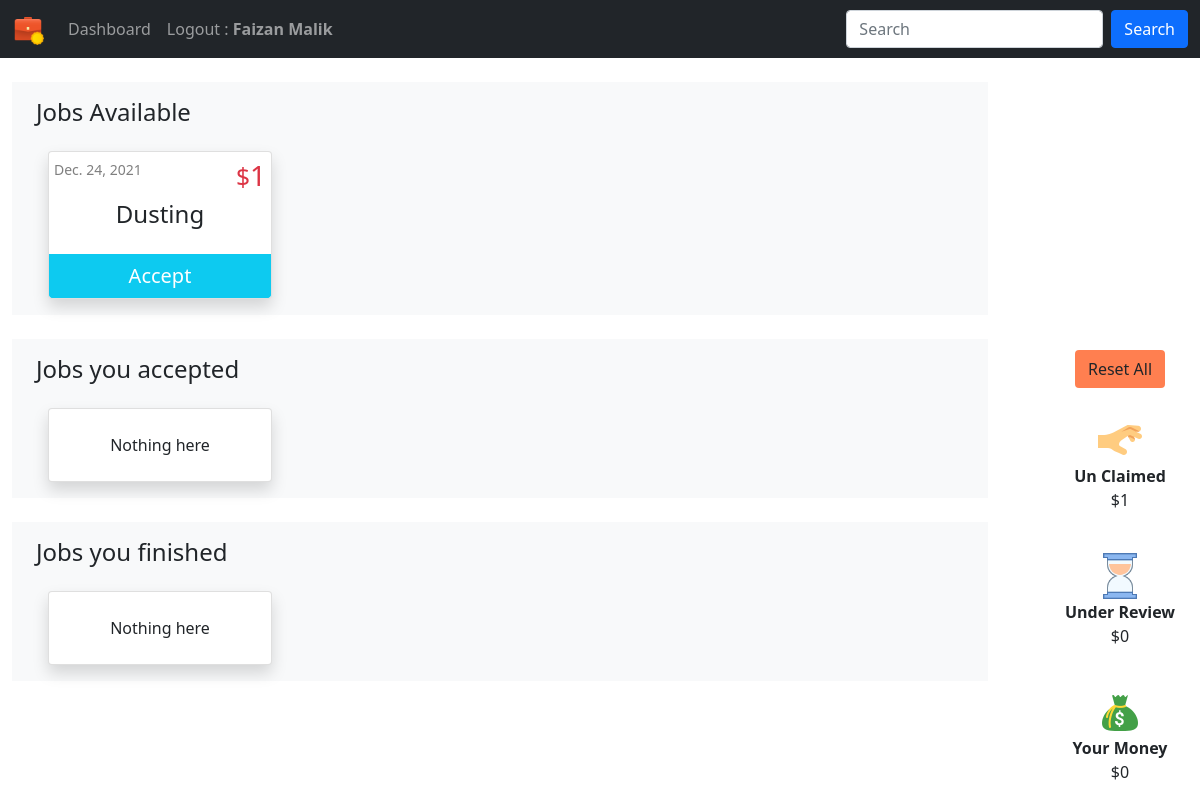
The app's page / (signed in) with its own data.
### jobs/models.py (models this page shows, shortened)
class JobPost(models.Model):
    job_title = models.CharField(max_length=200)
    publish_date = models.DateTimeField('date published')
    job_detail = models.CharField(max_length=200)
    job_price = models.IntegerField(default=0)
    job_taken = models.BooleanField(default=False)
    job_done = models.BooleanField(default=False)
    job_done_date = models.DateTimeField('date job completed', null=True, blank=True)
    job_taker = models.ForeignKey(User, on_delete=models.CASCADE, null=True, blank=True, related_name='job_user')
    job_creator = models.ForeignKey(User, on_delete=models.CASCADE, null=True, blank=True, related_name='job_author')
    def __str__(self):
        return self.job_title

### jobs/views.py (the view, shortened to what this page needs)
# urls.py: path('', views.index, name='index'),
@login_required
def index(request):
    print("user type : ",type(request.user))
    user = User.objects.get(username = request.user)
    user_group = Group.objects.get(user = request.user)
    print('user_group', user_group)
    users_in_a_group = User.objects.filter(groups=user_group)
    def job_creator(users_in_a_group):
        for u in users_in_a_group:
            job_list_1 = JobPost.objects.filter(job_creator = u).order_by('-id')[:10]
            print(type(u), u, job_list_1, len(job_list_1))
            if len(job_list_1) > 0:
                print("job creator is", u)
                return u
    this_family_jobs = JobPost.objects.filter(job_creator=job_creator(users_in_a_group))
    if request.user.is_superuser:
        job_list = this_family_jobs.filter(job_taken= False).order_by('-id')[:10]
        job_gone = this_family_jobs.filter(job_taken= True).order_by('-id')[:10]
        my_unfinished_jobs = this_family_jobs.filter(job_taker=user).filter(job_taken=True).filter(job_done=False).order_by('-id')[:10]
        my_done_jobs = this_family_jobs.filter(job_taker=user).filter(job_done=True).order_by('-id')[:10]
        my_money_under_review_this_month = this_family_jobs.filter(job_taker=user).filter(job_taken=True).filter(job_done=False).aggregate(Sum('job_price'))
        my_total_this_mont = this_family_jobs.filter(job_taker=user).filter(job_taken=True).filter(job_done=True).aggregate(Sum('job_price'))
        unclaimed = this_family_jobs.filter(job_taken= False).aggregate(Sum('job_price'))
    template = loader.get_template('jobs/index.html')
    print("Money", my_money_under_review_this_month)
    if request.user == 'AnonymousUser':
        usr = "None"
    else:
        usr = request.user
    context = {
    'job_list': job_list,
     'job_gone' : job_gone,
     'my_unfinished_jobs' : my_unfinished_jobs,
     'my_done_jobs' : my_done_jobs,
     'user': usr,
     'my_money_under_review_this_month':my_money_under_review_this_month,
     'my_total_this_mont': my_total_this_mont,
     'unclaimed':unclaimed,
     }
    return HttpResponse(template.render(context, request))

### jobs/templates/jobs/index.html (shortened to what this page needs)
{% extends "jobs/base.html" %} {% load static %} {% block user %}
<strong>{{user.first_name}} {{user.last_name}}</strong> {% endblock user %} {% block content %}
<div class="container bg-light">
    <h4 class="mt-4 mb-4 pt-3">Jobs Available</h4>
    <div class="row justify-content-start flex-wrap">
        {% if job_list %} {% for q in job_list %}
        <div class="card ms-4 mb-3 shadow bg-body rounded p-0" style="width: 14rem;">
            <a class="btn p-0" href="{% url 'jobs:detail' q.id%}" style="width: 100%;">
                <div class="card-body p-0">
                    <div class="d-flex justify-content-between">
                        <small class="card-text text-black-50 mt-1 ms-1">{{q.publish_date.date}}</small>
                        <h3 class="text-danger mt-1 me-1 "><small>$</small>{{q.job_price}}</h3>
                    </div>
                    <h4 class="card-title pb-3 text-center">{{ q.job_title }}</h4>
            </a>
            <form class="text-center bg-info rounded-bottom" action="{% url 'jobs:payments' %}" method='post'>
                <input type="submit" value="Accept" class="btn btn-info text-white fs-5" style="width: 100%;">
            </form>
            </div>
        </div>
        {% endfor %} {% else %}
        <div class="card ms-4 mb-3 shadow bg-body rounded p-0" style="width: 14rem;">
            <div class="card-body mt-2 pb-0">
                <p class="card-title pb-3 text-center">No jobs available</p>
            </div>
        </div>
        {% endif %}
    </div>
</div>
<div class="container bg-light">
    <h4 class="mt-4 mb-4 pt-3">Jobs you accepted </h4>
    <div class="row">
        {% if my_unfinished_jobs %} {% for q in my_unfinished_jobs %}
        <div class="card ms-4 mb-3 shadow bg-body rounded p-0" style="width: 14rem;">
            <a class="btn p-0" href="{% url 'jobs:detail' q.id%}" style="width: 100%;">
                <div class="card-body p-0 ">
                    <div class="d-flex justify-content-between">
                        <small class="card-text text-black-50 mt-1 ms-1">{{q.publish_date.date}}</small>
                        <h3 class="text-danger mt-1 me-1 "><small>$</small>{{q.job_price}}</h3>
                    </div>
                    <h4 class="card-title pb-3 text-center">{{ q.job_title }}</h4>
            </a>
            <div class="d-flex d-flex-row justify-content-start p-0">
                <form id="1" class="px-3 mt-1" action="{% url 'jobs:mark_done' %}" method='post' style="background-color:gray; width: 50%;">
                    {% csrf_token %}
                    <input type="radio" id="accept" name="Choice" value={{q.id}} checked style="display: none;">
                    <label for="accept" style="display: none;"> Mark Done</label>
                    <input type="submit" value=" Done " class="btn text-white" style="background-color:gray;">
                </form>
                <form id="2" class="px-3 mt-1" action="{% url 'jobs:mark_not_done' %}" method='post' style="background-color:darkgray; width: 50%;">
                    {% csrf_token %}
                    <input type="radio" id="accept2" name="Choice" value=-{{q.id}} checked style="display: none;">
                    <label for="accept2" style="display: none;"> Return Job</label>
                    <input type="submit" value="Return" class="btn text-white" style="background-color:darkgray;">
                </form>
            </div>
            </div>
        </div>
        {% endfor %} {% else %}
        <div class="card ms-4 mb-3 shadow bg-body rounded p-0" style="width: 14rem;">
            <div class="card-body mt-2 pb-0">
                <p class="card-title pb-3 text-center">Nothing here</p>
            </div>
        </div>
        {% endif %}
    </div>
</div>
<div class="container bg-light">
    <h4 class="mt-4 mb-4 pt-3"> Jobs you finished </h4>
    <div class="row">
        {% if my_done_jobs %} {% for q in my_done_jobs %}
        <div class="card ms-4 mb-3 shadow bg-body rounded p-0" style="width: 14rem;">
            <a class="btn p-0" href="{% url 'jobs:detail' q.id%}" style="width: 100%;">
                <div class="card-body p-0 ">
                    <div class="d-flex justify-content-between">
                        <small class="card-text text-black-50 mt-1 ms-1">{{q.job_done_date.date}}</small>
                        <h3 class="text-danger mt-1 me-1 "><small>$</small>{{q.job_price}}</h3>
                    </div>
                    <h4 class="card-title pb-3 text-center">{{ q.job_title }}</h4>
                </div>
                <a class="btn p-0" href="{% url 'jobs:detail' q.id%}" style="width: 100%;"></a>
        </div>
        {% endfor %} {% else %}
        <div class="card ms-4 mb-3 shadow bg-body rounded p-0" style="width: 14rem;">
            <div class="card-body mt-2 pb-0">
                <p class="card-title pb-3 text-center">Nothing here</p>
            </div>
        </div>
        {% endif %}
    </div>
</div>
{% endblock content %} {% block sidebar %}
<div class="d-flex flex-column " style="position: fixed; right: 0; bottom: 0;">
    <div class=" mt-4 text-center">
        {% if user.is_superuser %}
        <div class="" style="width: 160px;">
            <div class="">
                <form id="3" class="m-1" action="{% url 'jobs:mark_not_done' %}" method='post'>
                    <input type="submit" value="Reset All" class="btn btn-sq-lg " style="background-color:coral;">
                </form>
            </div>
        </div>
        {% endif %}
        <div class="d-flex flex-column ">
            <div class=" mt-4 text-center">
                <div class="" style="width: 160px;">
                    <img class="" src="{% static 'jobs/unclaimed.png'%}" style="width: 48px; height: 48px;" alt="Card image">
                    <div class="">
                        <strong class="">Un Claimed</strong> {% if unclaimed.job_price__sum != None %}
                        <p class="">${{unclaimed.job_price__sum}}</p>
                        {% else %}
                        <p class="">$0</p>
                        {% endif %}
                    </div>
                </div>
            </div>
            <div class=" mt-4 text-center">
                <div class="" style="width: 160px;">
                    <img class="" src="{% static 'jobs/underreview.png'%}" style="width: 48px; height: 48px;" alt="Card image">
                    <div class="">
                        <strong class="">Under Review</strong> {% if my_money_under_review_this_month.job_price__sum != None %}
                        <p class="">${{my_money_under_review_this_month.job_price__sum}}</p>
                        {% else %}
                        <p class="">$0</p>
                        {% endif %}
                    </div>
                </div>
            </div>
            <div class=" mt-4 text-center">
                <div class="" style="width: 160px;">
                    <img class="" src="{% static 'jobs/mymoney.png'%}" style="width: 48px; height: 48px;" alt="Card image">
                    <div class="">
                        <strong class="">Your Money</strong> {% if my_total_this_mont.job_price__sum != None %}
                        <p class="">${{my_total_this_mont.job_price__sum}}</p>
                        {% else %}
                        <p class="">$0</p>
                        {% endif %}
                    </div>
                </div>
            </div>
        </div>
        {% endblock sidebar %}

### records on screen
JobPost: publish_date "Dec. 24, 2021", job_price "1", job_title "Dusting"

### other values on screen
{{ user.first_name }} "Faizan"
{{ user.last_name }} "Malik"
{{ unclaimed.job_price__sum }} "1"
